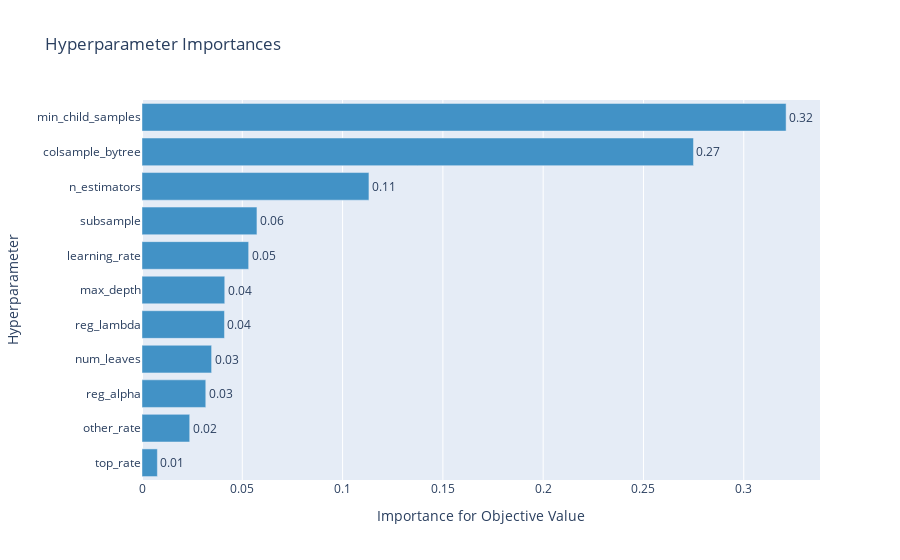

Source (notebook cell):
### Code cell
optuna.visualization.plot_param_importances(study)

### Figure 1 — Plotly figure (JSON) as saved in the notebook; plotly's stock layout.template omitted (floating-point values rounded to 4 significant figures)
{"data": [{"cliponaxis": false, "hovertemplate": ["top_rate (LogUniformDistribution): 0.007665583305936599<extra></extra>", "other_rate (LogUniformDistribution): 0.023787019362081153<extra></extra>", "reg_alpha (LogUniformDistribution): 0.03179883429735848<extra></extra>", "num_leaves (IntUniformDistribution): 0.03470557817142889<extra></extra>", "reg_lambda (LogUniformDistribution): 0.041120529728050526<extra></extra>", "max_depth (IntUniformDistribution): 0.04125715618133355<extra></extra>", "learning_rate (LogUniformDistribution): 0.05317455088458408<extra></extra>", "subsample (CategoricalDistribution): 0.05730814081690295<extra></extra>", "n_estimators (IntUniformDistribution): 0.11313953961723688<extra></extra>", "colsample_bytree (LogUniformDistribution): 0.2749337068113627<extra></extra>", "min_child_samples (IntUniformDistribution): 0.3211093608237243<extra></extra>"], "marker": {"color": "rgb(66,146,198)"}, "orientation": "h", "text": ["0.007665583305936599", "0.023787019362081153", "0.03179883429735848", "0.03470557817142889", "0.041120529728050526", "0.04125715618133355", "0.05317455088458408", "0.05730814081690295", "0.11313953961723688", "0.2749337068113627", "0.3211093608237243"], "textposition": "outside", "texttemplate": "%{text:.2f}", "type": "bar", "x": [0.007666, 0.02379, 0.0318, 0.03471, 0.04112, 0.04126, 0.05317, 0.05731, 0.1131, 0.2749, 0.3211], "y": ["top_rate", "other_rate", "reg_alpha", "num_leaves", "reg_lambda", "max_depth", "learning_rate", "subsample", "n_estimators", "colsample_bytree", "min_child_samples"]}], "layout": {"autosize": true, "showlegend": false, "title": {"text": "Hyperparameter Importances"}, "xaxis": {"autorange": true, "range": [0, 0.338], "title": {"text": "Importance for Objective Value"}, "type": "linear"}, "yaxis": {"autorange": true, "range": [-0.5, 10.5], "title": {"text": "Hyperparameter"}, "type": "category"}}}
